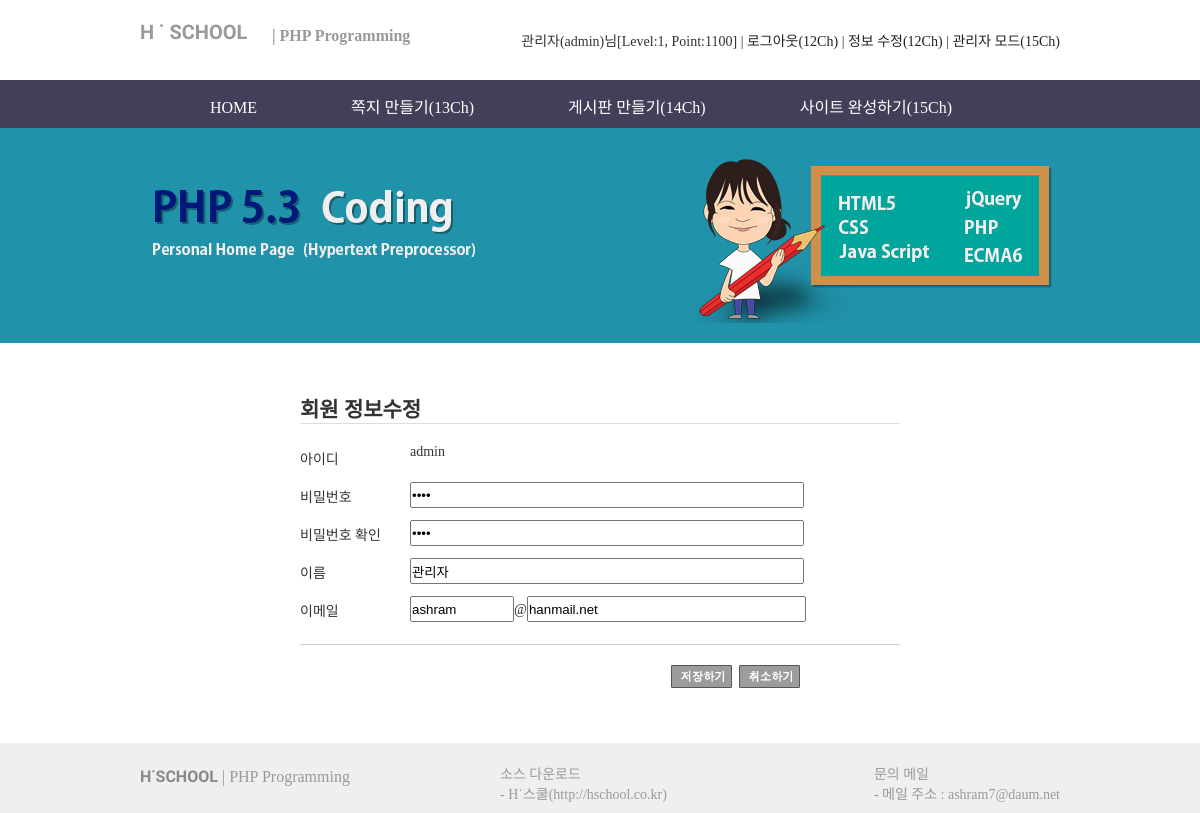
/login/member_modify_form.php (signed in), run on the app's committed database.
### tables this page shows
CREATE TABLE `members` (
  `num` int(11) NOT NULL,
  `id` char(15) NOT NULL,
  `pass` char(15) NOT NULL,
  `name` char(10) NOT NULL,
  `email` char(80) DEFAULT NULL,
  `regist_day` char(20) DEFAULT NULL,
  `level` int(11) DEFAULT NULL,
  `point` int(11) DEFAULT NULL
);

### login/member_modify_form.php (the view, shortened to what this page needs)
<!DOCTYPE html>
<html>
<head>
<link rel="stylesheet" type="text/css" href="../css/common.css">
<link rel="stylesheet" type="text/css" href="../css/member.css">
</head>
<body>
	<header>
    	<?php include "../include/header.php";?>
    </header>
<?php
   	$con = mysqli_connect(DBhost, DBuser, DBpass, DBname);
    $sql    = "select * from members where id='$userid'";
    $result = mysqli_query($con, $sql);
    $row    = mysqli_fetch_array($result);
    $pass = $row["pass"];
    $name = $row["name"];
    $email = explode("@", $row["email"]);
    $email1 = $email[0];
    $email2 = $email[1];
?>
	<section>
		<div id="main_img_bar">
            <img src="../img/main_img.png">
        </div>
        <div id="main_content">
      		<div id="join_box">
          	<form  name="member_form" method="post" action="member_modify.php?id=<?=$userid?>">
			    <h2>회원 정보수정</h2>
    		    	<div class="form id">
				        <div class="col1">아이디</div>
				        <div class="col2">
							<?=$userid?>
				        </div>
			       	</div>
			       	<div class="form">
				        <div class="col1">비밀번호</div>
				        <div class="col2">
							<input type="password" name="pass" value="<?=$pass?>">
				        </div>
			       	</div>
			       	<div class="form">
				        <div class="col1">비밀번호 확인</div>
				        <div class="col2">
							<input type="password" name="pass_confirm" value="<?=$pass?>">
				        </div>
			       	</div>
			       	<div class="form">
				        <div class="col1">이름</div>
				        <div class="col2">
							<input type="text" name="name" value="<?=$name?>">
				        </div>
			       	</div>
			       	<div class="form email">
				        <div class="col1">이메일</div>
				        <div class="col2">
							<input type="text" name="email1" value="<?=$email1?>">@<input
							       type="text" name="email2" value="<?=$email2?>">
				        </div>
			       	</div>
			       	<div class="bottom_line"> </div>
			       	<div class="buttons">
	                	<img style="cursor:pointer" src="../img/button_save.gif" onclick="check_input()">&nbsp;
                  		<img id="reset_button" style="cursor:pointer" src="../img/button_reset.gif"
                  			onclick="reset_form()">
	           		</div>
           	</form>
        	</div>
        </div>
	</section>
	<footer>
    	<?php include "../include/footer.php";?>
    </footer>
</body>
</html>

### css/common.css (style rules this page uses)
* { padding: 0; margin: 0; }
body { font-family: "맑은 고딕", "돋움" sans-serif; font-size: 14px; color: #333333; }
img { border: 0; }
#main_img_bar { height: 215px; text-align: center; background-color: #2092aa; }
#main_img_bar img { margin-top: 25px; }
footer { height: 70px; background-color: #efefef; }

### css/member.css (style rules this page uses)
#main_content { position: relative; width: 1000px; height: 400px; margin: 0 auto; }
#join_box { width: 600px; margin: 0 auto; }
#join_box h2 { border-bottom: solid 1px #dddddd; padding-top: 50px; }
#join_box .col1 { float: left; width: 110px; margin-top: 4px; }
#join_box .col2 { float: left; width: 400px; }
#join_box .form input { width: 390px; height: 22px; }
#join_box .form { height: 38px; }
#join_box .id { margin-top: 20px; }
#join_box input[name=email1] { width: 100px; }
#join_box input[name=email2] { width: 275px; }
#join_box .bottom_line { margin-top: 10px; border-bottom: solid 1px #cccccc; }
#join_box .buttons { text-align: right; margin: 20px 100px 0 0; }

### data on the page
members: name "관리자", email1 "ashram", email2 "hanmail.net"

### other printed values
$logged "관리자(admin)님[Level:1, Point:1100]"
$userid "admin"
